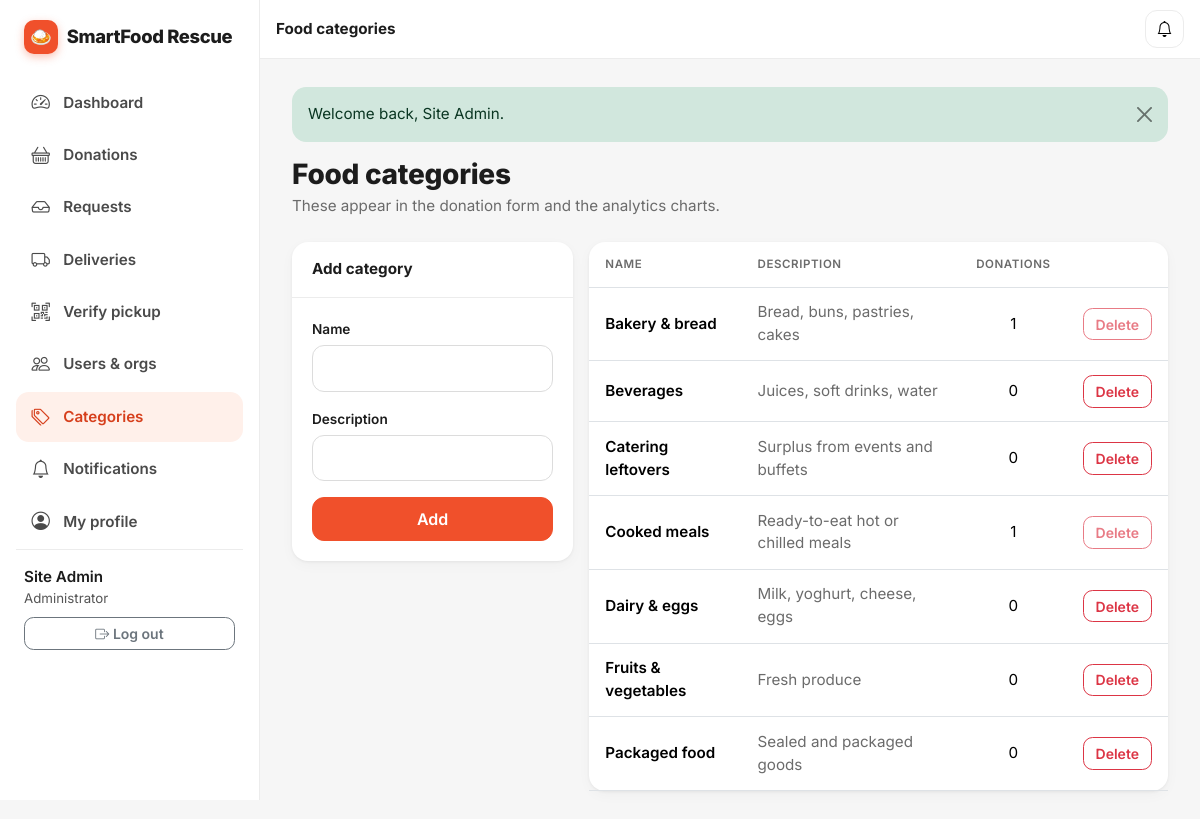
The app's page /admin/categories (signed in) with its own data.
### tables this page shows
CREATE TABLE users (
    id             INT UNSIGNED NOT NULL AUTO_INCREMENT,
    name           VARCHAR(100) NOT NULL,
    email          VARCHAR(150) NOT NULL,
    password_hash  VARCHAR(255) NOT NULL,
    phone          VARCHAR(30)  NULL,
    role           ENUM('admin','donor','ngo','volunteer') NOT NULL,
    status         ENUM('active','suspended') NOT NULL DEFAULT 'active',
    last_login_at  DATETIME NULL,
    created_at     TIMESTAMP NOT NULL DEFAULT CURRENT_TIMESTAMP,
    updated_at     TIMESTAMP NOT NULL DEFAULT CURRENT_TIMESTAMP ON UPDATE CURRENT_TIMESTAMP,
    PRIMARY KEY (id),
    UNIQUE KEY uq_users_email (email),
    KEY idx_users_role_status (role, status)
);

CREATE TABLE food_categories (
    id          INT UNSIGNED NOT NULL AUTO_INCREMENT,
    name        VARCHAR(80)  NOT NULL,
    description VARCHAR(255) NULL,
    created_at  TIMESTAMP NOT NULL DEFAULT CURRENT_TIMESTAMP,
    updated_at  TIMESTAMP NOT NULL DEFAULT CURRENT_TIMESTAMP ON UPDATE CURRENT_TIMESTAMP,
    PRIMARY KEY (id),
    UNIQUE KEY uq_category_name (name)
);

### includes/Controller.php (called while the page is built, shortened)
<?php
abstract class Controller
{
    protected function view(string $view, array $data = []): void
    {
        extract($data, EXTR_SKIP);
        $title = $title ?? APP_NAME;
        require ROOT_PATH . '/includes/header.php';
        require ROOT_PATH . "/views/{$view}.php";
        require ROOT_PATH . '/includes/footer.php';
    }
}

### controllers/AdminController.php (called while the page is built, shortened)
<?php
class AdminController extends Controller
{
    public function categories(): void
    {
        $this->view('admin/categories', ['title' => 'Food categories', 'rows' => (new Category())->withCounts()]);
    }
}

### index.php (called while the page is built, shortened)
<?php
require __DIR__ . '/includes/bootstrap.php';
$router = new Router();
$router->dispatch($_SERVER['REQUEST_METHOD'], $_GET['route'] ?? '');

### includes/helpers.php (called while the page is built, shortened)
<?php
function e($v): string
{
    return htmlspecialchars((string)$v, ENT_QUOTES | ENT_SUBSTITUTE, 'UTF-8');
}
function url(string $path = '', array $query = []): string
{
    $path = trim($path, '/');
    if (PRETTY_URLS) {
        $u = BASE_URL . '/' . $path;
    } else {
        $u = BASE_URL . '/index.php';
        if ($path !== '') {
            $query = ['route' => $path] + $query;
        }
    }
    return $query ? $u . (str_contains($u, '?') ? '&' : '?') . http_build_query($query) : $u;
}
function asset(string $path): string      { return BASE_URL . '/assets/' . ltrim($path, '/'); }
function pull_flashes(): array
{
    $f = $_SESSION['flash'] ?? [];
    return $f;
}
function user(): ?array
{
    return $_SESSION['user'] ?? null;
}

### includes/Model.php (called while the page is built, shortened)
<?php
abstract class Model
{
    protected PDO $db;
    public function __construct()
    {
        $this->db = Database::pdo();
    }
    protected function rows(string $sql, array $params = []): array
    {
        $st = $this->db->prepare($sql);
        $st->execute($params);
        return $st->fetchAll();
    }
    protected function row(string $sql, array $params = []): ?array
    {
        $st = $this->db->prepare($sql);
        $st->execute($params);
        return $st->fetch() ?: null;
    }
}

### includes/Database.php (called while the page is built)
<?php
final class Database
{
    private static ?PDO $pdo = null;
    public static function pdo(): PDO
    {
        if (self::$pdo === null) {
            $c = require ROOT_PATH . '/config/database.php';
            $dsn = "mysql:host={$c['host']};port={$c['port']};dbname={$c['name']};charset={$c['charset']}";
            try {
                self::$pdo = new PDO($dsn, $c['user'], $c['pass'], [
                    PDO::ATTR_ERRMODE            => PDO::ERRMODE_EXCEPTION,
                    PDO::ATTR_DEFAULT_FETCH_MODE => PDO::FETCH_ASSOC,
                    PDO::ATTR_EMULATE_PREPARES   => false,
                    PDO::MYSQL_ATTR_INIT_COMMAND => "SET time_zone = '" . date('P') . "'",
                ]);
            } catch (PDOException $ex) {
                http_response_code(500);
                exit(APP_ENV === 'development'
                    ? 'Database connection failed: ' . htmlspecialchars($ex->getMessage())
                      . '<br>Check config/database.php and make sure database/schema.sql is imported.'
                    : 'Service temporarily unavailable.');
            }
        }
        return self::$pdo;
    }
}

### models/User.php (called while the page is built, shortened)
<?php
class User extends Model
{
    public function find(int $id): ?array
    {
        return $this->row('SELECT * FROM users WHERE id = ?', [$id]);
    }
}

### middleware/AuthMiddleware.php (called while the page is built, shortened)
<?php
class AuthMiddleware
{
    public function handle(array $args): void
    {
        $sessionUser = user();
        $users = new User();
        $row = $users->find($sessionUser['id']);
    }
}

### includes/bootstrap.php (called while the page is built, shortened)
<?php
spl_autoload_register(function (string $class): void {
    foreach (['includes', 'controllers', 'models', 'middleware'] as $dir) {
        $file = ROOT_PATH . "/$dir/$class.php";
        if (is_file($file)) {
            return;
        }
    }
});
require_once __DIR__ . '/helpers.php';
require_once __DIR__ . '/components.php';

### models/Category.php (called while the page is built, shortened)
<?php
class Category extends Model
{
    public function withCounts(): array
    {
        return $this->rows('SELECT c.*, (SELECT COUNT(*) FROM food_donations d WHERE d.category_id = c.id) AS uses
                            FROM food_categories c ORDER BY c.name');
    }
}

### views/admin/categories.php (the view, shortened to what this page needs)
<?php echo page_header('Food categories', 'These appear in the donation form and the analytics charts.'); ?>
<div class="row g-3">
    <div class="col-lg-4"><div class="card"><div class="card-header">Add category</div><div class="card-body">
        <form method="post" action="<?= e(url('admin/categories')) ?>">
            <div class="mb-3"><label class="form-label" for="name">Name</label><input class="form-control" id="name" name="name" maxlength="80" required></div>
            <div class="mb-3"><label class="form-label" for="description">Description</label><input class="form-control" id="description" name="description" maxlength="255"></div>
            <button class="btn btn-primary w-100">Add</button>
        </form>
    </div></div></div>
    <div class="col-lg-8"><div class="card"><div class="table-responsive">
        <table class="table align-middle mb-0">
            <thead><tr><th>Name</th><th>Description</th><th class="text-center">Donations</th><th></th></tr></thead>
            <tbody>
            <?php foreach ($rows as $c): ?>
                <tr><td class="fw-semibold"><?= e($c['name']) ?></td><td class="text-body-secondary"><?= e($c['description']) ?></td><td class="text-center"><?= (int)$c['uses'] ?></td>
                    <td class="text-end"><form method="post" action="<?= e(url('admin/categories/' . $c['id'] . '/delete')) ?>" data-confirm="Delete this category?"><?= csrf_field() ?><button class="btn btn-sm btn-outline-danger" <?= $c['uses'] ? 'disabled title="In use"' : '' ?>>Delete</button></form></td></tr>
            <?php endforeach; ?>
            </tbody>
        </table>
    </div></div></div>
</div>

### includes/Router.php (shortened to what this page needs)
<?php
class Router
{
    private array $routes = [];
    private function add(string $method, string $pattern, array $handler, array $mw): void
    {
        $regex = '#^' . preg_replace('#\{(\w+)\}#', '(?P<$1>[^/]+)', trim($pattern, '/')) . '$#';
        $this->routes[] = [$method, $regex, $handler, $mw];
    }
    public function dispatch(string $method, string $path): void
    {
        $path = trim($path, '/');
        foreach ($this->routes as [$m, $regex, $handler, $mw]) {
            if ($m !== $method || !preg_match($regex, $path, $matches)) {
                continue;
            }
            $params = array_filter($matches, 'is_string', ARRAY_FILTER_USE_KEY);
            foreach ($mw as $spec) {
                [$name, $args] = array_pad(explode(':', $spec, 2), 2, '');
                $class = ucfirst($name) . 'Middleware';
                (new $class())->handle($args === '' ? [] : explode(',', $args));
            }
            [$class, $action] = $handler;
            (new $class())->$action(...array_values($params));
            return;
        }
    }
}

### includes/header.php (shortened to what this page needs)
<?php
$u      = user();
$route  = trim($_GET['route'] ?? '', '/');
$nav = [];
if ($u) {
    $nav[] = ['Dashboard', 'dashboard', 'speedometer2'];
    switch ($u['role']) {
        case 'admin':
            $nav[] = ['Donations', 'donations', 'basket'];
            $nav[] = ['Requests', 'requests', 'inbox'];
            $nav[] = ['Deliveries', 'deliveries', 'truck'];
            $nav[] = ['Verify pickup', 'verify', 'qr-code-scan'];
            $nav[] = ['Users & orgs', 'admin/users', 'people'];
            $nav[] = ['Categories', 'admin/categories', 'tags'];
            break;
    }
    $nav[] = ['Notifications', 'notifications', 'bell'];
    $nav[] = ['My profile', 'profile', 'person-circle'];
    $activePath = '';
    foreach ($nav as [, $p]) {
        if (($route === $p || str_starts_with($route, $p . '/')) && strlen($p) > strlen($activePath)) {
            $activePath = $p;
        }
    }
}
?>
<!DOCTYPE html>
<html lang="en">
<head>
    <link href="https://cdn.jsdelivr.net/npm/bootstrap@5.3.3/dist/css/bootstrap.min.css" rel="stylesheet">
    <link href="https://cdn.jsdelivr.net/npm/bootstrap-icons@1.11.3/font/bootstrap-icons.min.css" rel="stylesheet">
    <link href="<?= e(asset('css/style.css')) ?>" rel="stylesheet">
</head>
<body class="<?= $u ? 'is-app' : 'is-public' ?>">
<?php if ($u): ?>
<div class="app-shell">
    <aside class="sidebar offcanvas-lg offcanvas-start" tabindex="-1" id="sidebar" aria-label="Main navigation">
        <div class="offcanvas-body">
            <a class="brand d-none d-lg-inline-flex" href="<?= e(url('dashboard')) ?>"><span class="brand-mark">🍛</span> <?= e(APP_NAME) ?></a>
            <nav class="nav flex-column side-nav">
                <?php foreach ($nav as [$label, $path, $icon]): ?>
                    <a class="nav-link <?= $path === $activePath ? 'active' : '' ?>" href="<?= e(url($path)) ?>">
                        <i class="bi bi-<?= e($icon) ?>"></i> <?= e($label) ?>
                    </a>
                <?php endforeach; ?>
            </nav>
            <div class="side-user mt-auto">
                <div class="fw-semibold text-truncate"><?= e($u['name']) ?></div>
                <div class="small opacity-75 text-truncate"><?= e($u['org_name'] ?: role_label($u['role'])) ?></div>
                <form method="post" action="<?= e(url('logout')) ?>" class="mt-2">
                    <button class="btn btn-sm btn-outline-secondary w-100"><i class="bi bi-box-arrow-right"></i> Log out</button>
                </form>
            </div>
        </div>
    </aside>
    <div class="app-main">
        <header class="topbar">
            <span class="topbar-title text-truncate"><?= e($title) ?></span>
            <a class="btn btn-light position-relative ms-auto" href="<?= e(url('notifications')) ?>" aria-label="Notifications">
                <i class="bi bi-bell"></i>
            </a>
        </header>
        <main class="content">
<?php endif; ?>
<?php $flashes = pull_flashes(); if ($flashes): ?>
    <div class="<?= $u ? '' : 'container pt-3' ?>">
    <?php foreach ($flashes as $f): ?>
        <div class="alert alert-<?= e($f['type']) ?> alert-dismissible fade show" role="alert">
            <?= e($f['message']) ?>
            <button type="button" class="btn-close" data-bs-dismiss="alert" aria-label="Close"></button>
        </div>
    <?php endforeach; ?>
    </div>
<?php endif; ?>

### assets/css/style.css (style rules this page uses)
:root { --sf-primary: #f0502b; --sf-primary-dark: #d63f1c; --sf-primary-soft: #fff0ea; --sf-green: #1ba672; --sf-green-soft: #e6f7f0; --sf-yellow: #ffc72c; --sf-yellow-soft: #fff7df; --sf-ink: #1c1c1c; --sf-muted: #6b6b6b; --sf-bg: #f6f6f6; --sf-border: #ececec; --bs-primary: #f0502b; --bs-primary-rgb: 240, 80, 43; --bs-success: #1ba672; --bs-success-rgb: 27, 166, 114; --bs-link-color: #d63f1c; --bs-link-color-rgb: 214, 63, 28; --bs-link-hover-color: #b83315; --bs-body-font-family: 'Inter', system-ui, -apple-system, 'Segoe UI', Roboto, 'Noto Color Emoji', sans-serif; --bs-body-color: #1c1c1c; --bs-border-radius: .75rem; --bs-border-radius-lg: 1rem; }
body { background: var(--sf-bg); font-size: .95rem; }
.text-body-secondary { color: var(--sf-muted) !important; }
.btn { border-radius: .75rem; font-weight: 600; padding: .55rem 1.1rem; }
.btn-sm { padding: .3rem .75rem; border-radius: .6rem; }
.btn-primary { --bs-btn-bg: #f0502b; --bs-btn-border-color: #f0502b; --bs-btn-hover-bg: #d63f1c; --bs-btn-hover-border-color: #d63f1c; --bs-btn-active-bg: #bd3517; --bs-btn-active-border-color: #bd3517; --bs-btn-disabled-bg: #f0502b; --bs-btn-disabled-border-color: #f0502b; --bs-btn-focus-shadow-rgb: 240, 80, 43; }
.btn-light { --bs-btn-bg: #fff; --bs-btn-border-color: var(--sf-border); }
.form-control, .form-select { border-radius: .75rem; padding: .65rem .9rem; border-color: #dcdcdc; }
.form-label { font-weight: 600; font-size: .85rem; margin-bottom: .35rem; }
.card { border: 0; border-radius: 1rem; box-shadow: 0 1px 3px rgba(0, 0, 0, .06), 0 4px 14px rgba(0, 0, 0, .03); }
.card-header { background: transparent; font-weight: 700; border-bottom: 1px solid var(--sf-border); padding: 1rem 1.25rem; }
.card-body { padding: 1.25rem; }
.table { --bs-table-bg: transparent; }
.table > :not(caption) > * > * { padding: .85rem 1rem; }
.table thead th { font-size: .72rem; text-transform: uppercase; letter-spacing: .05em; color: var(--sf-muted); font-weight: 600; border-bottom-width: 1px; white-space: nowrap; }
.alert { border: 0; border-radius: .9rem; }
.brand { display: inline-flex; align-items: center; gap: .55rem; font-weight: 800; font-size: 1.15rem; color: var(--sf-ink); text-decoration: none; letter-spacing: -.02em; }
.brand-mark { width: 34px; height: 34px; border-radius: 10px; background: var(--sf-primary); display: inline-grid; place-items: center; font-size: 1.1rem; box-shadow: 0 3px 8px rgba(240, 80, 43, .35); }
.app-shell { display: flex; min-height: 100vh; }
.sidebar { --bs-offcanvas-bg: #fff; --bs-offcanvas-width: 280px; }
.sidebar .offcanvas-body { display: flex; flex-direction: column; padding: 1.25rem 1rem; }
.sidebar .brand { margin: 0 .5rem 1.5rem; }
.side-nav .nav-link { color: #4a4a4a; display: flex; align-items: center; gap: .75rem; padding: .7rem .9rem; border-radius: .8rem; font-weight: 600; margin-bottom: .15rem; }
.side-nav .nav-link.active { background: var(--sf-primary-soft); color: var(--sf-primary-dark); }
.side-nav .nav-link i { font-size: 1.15rem; width: 1.3rem; text-align: center; }
.side-user { border-top: 1px solid var(--sf-border); padding: 1rem .5rem 0; margin-top: 1.5rem; }
.app-main { flex: 1; min-width: 0; display: flex; flex-direction: column; }
.topbar { display: flex; align-items: center; gap: .75rem; padding: .6rem 1rem; background: #fff; border-bottom: 1px solid var(--sf-border); position: sticky; top: 0; z-index: 1020; }
.topbar .btn { padding: .4rem .65rem; }
.topbar-title { font-weight: 700; }
.content { padding: 1.1rem 1rem 6rem; max-width: 1180px; width: 100%; margin: 0 auto; }
@media (min-width: 992px) { .sidebar { flex: 0 0 260px; width: 260px !important; background: #fff !important; position: sticky !important; top: 0; height: 100vh !important; border-right: 1px solid var(--sf-border) !important; } }
@media (min-width: 992px) { .sidebar .offcanvas-body { flex-grow: 1 !important; overflow-y: auto; } }
@media (min-width: 992px) { .content { padding: 1.75rem 2rem 2.5rem; } }

### records on screen
users: name "Site Admin", role "Administrator"
food_categories: name "Bakery & bread", description "Bread, buns, pastries, cakes", uses "1"
food_categories: name "Beverages", description "Juices, soft drinks, water", uses "0"
food_categories: name "Catering leftovers", description "Surplus from events and buffets", uses "0"
food_categories: name "Cooked meals", description "Ready-to-eat hot or chilled meals", uses "1"
food_categories: name "Dairy & eggs", description "Milk, yoghurt, cheese, eggs", uses "0"
food_categories: name "Fruits & vegetables", description "Fresh produce", uses "0"
food_categories: name "Packaged food", description "Sealed and packaged goods", uses "0"

### other values on screen
$label "Dashboard"
$label "Donations"
$label "Requests"
$label "Deliveries"
$label "Verify pickup"
$label "Users & orgs"
$label "Categories"
$label "Notifications"
$label "My profile"
$f['message'] "Welcome back, Site Admin."
